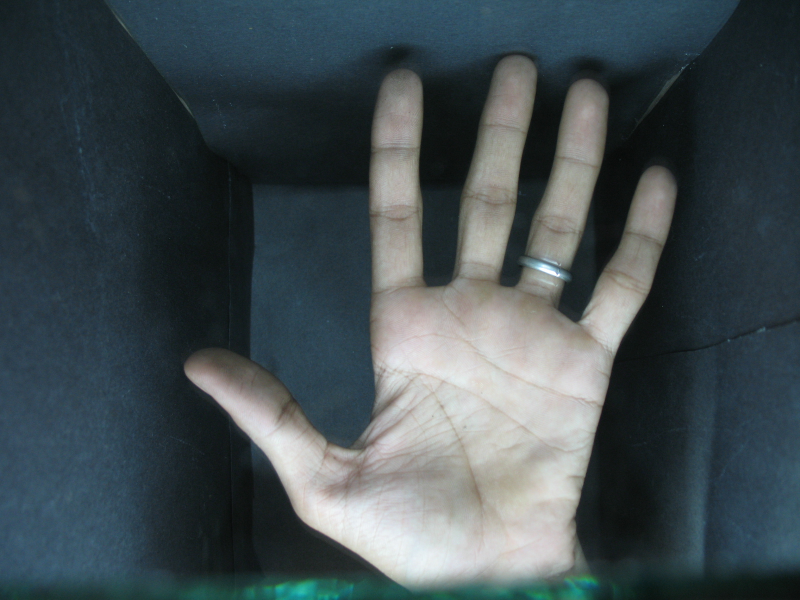
#> input picture hand/hand.JPG, 1600 x 1200 px (shown at 1/2 size)
$ python cv_tkinter4.py   (Python 2 division)
#> lines starting #> are read from the running program, lines starting #| are printed output that depends on the picture
import numpy as np
import cv2
import Tkinter
import Image, ImageTk

# Load an color image
img = cv2.imread('hand.JPG')
#> img is the input picture: shape (1200, 1600, 3); mean B, G, R 82.1, 78.1, 66.8
height,width=img.shape[:2]
#> height = 1200; width = 1600
print height,width
#| 1200 1600
ratio=float(700)/height
#> ratio = 0.583
img=cv2.resize(img,(int(ratio*width),int(ratio*height)))
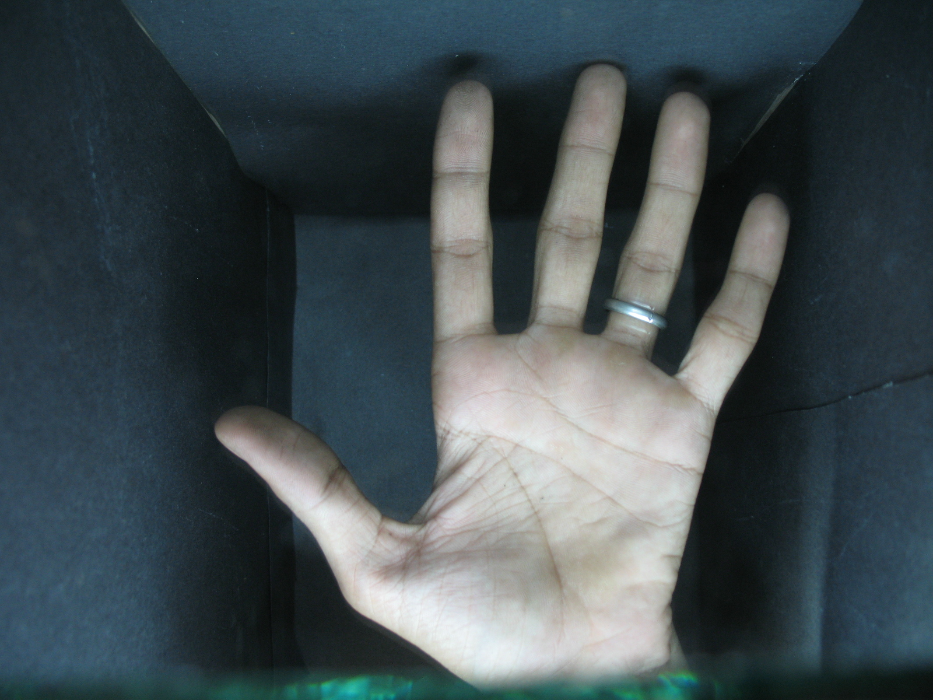
#> img: shape (700, 933, 3); mean B, G, R 82, 78, 66.7
#Rearrang the color channel
b,g,r = cv2.split(img)
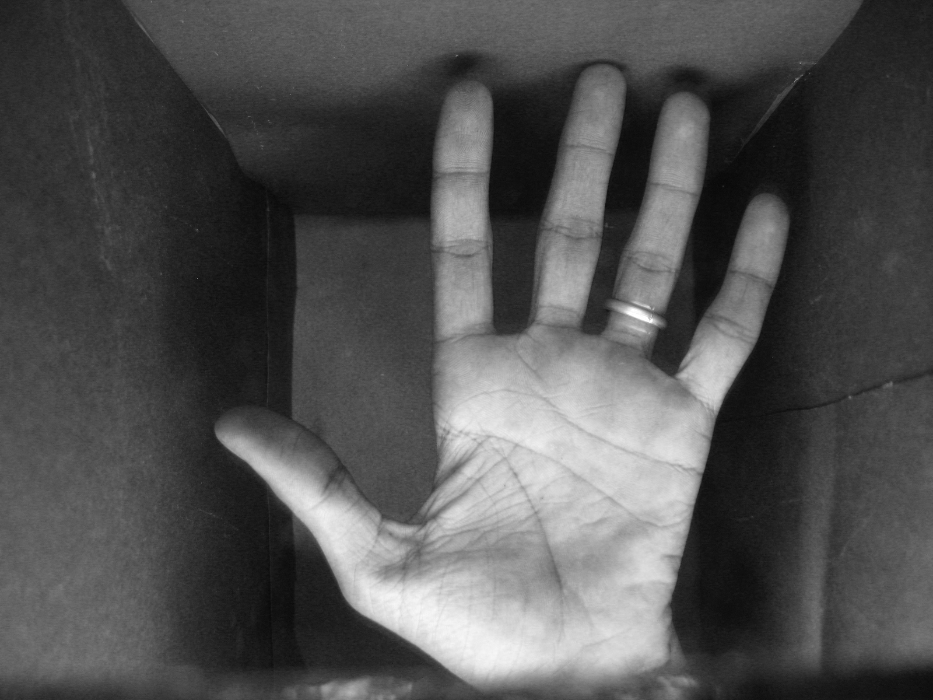
#> b: shape (700, 933); min 8, max 255, mean 82
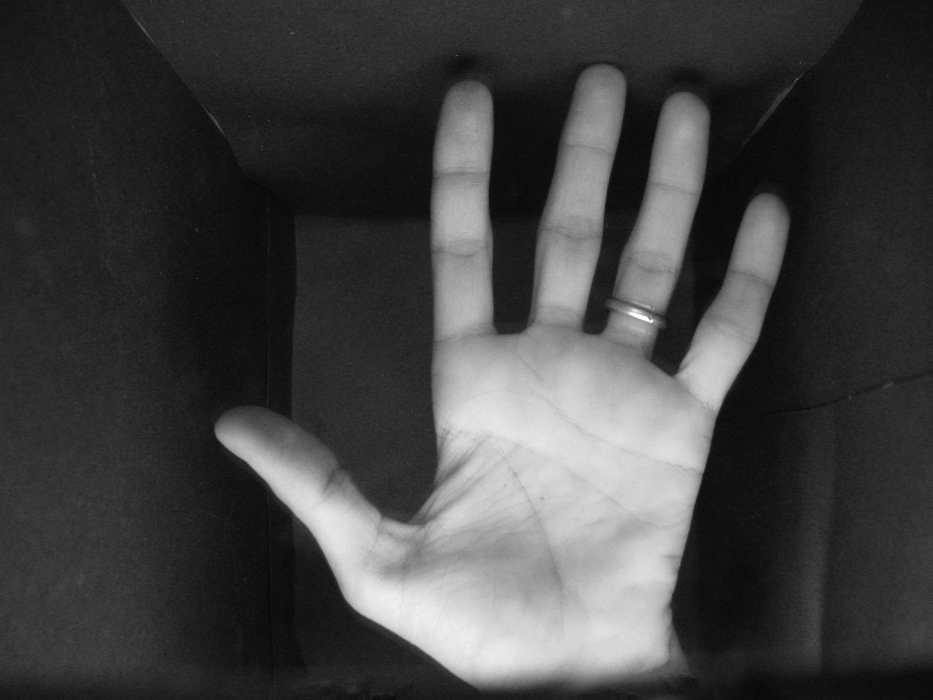
#> r: shape (700, 933); min 5, max 255, mean 66.7
img = cv2.merge((r,g,b))

# A root window for displaying objects
root = Tkinter.Tk()

# Convert the Image object into a TkPhoto object
im = Image.fromarray(img)
#> (the run stopped early here; a loop or call above may not have finished)

$ run again, with hand/001_1.JPG copied over hand/hand.JPG
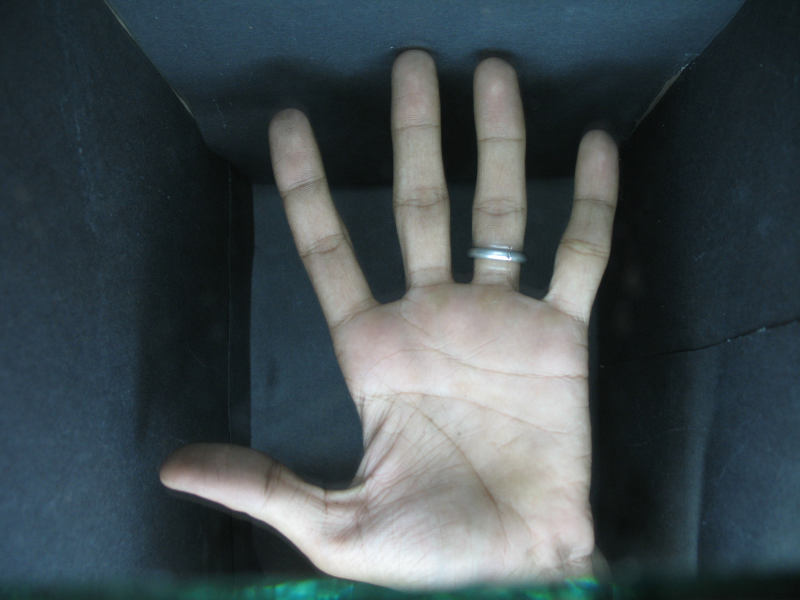
#> input picture hand/001_1.JPG, 1600 x 1200 px (shown at 1/2 size)
#> img is the input picture: shape (1200, 1600, 3); mean B, G, R 80.6, 76.7, 65.9
#| 1200 1600
#> `b,g,r = cv2.split(img)`:
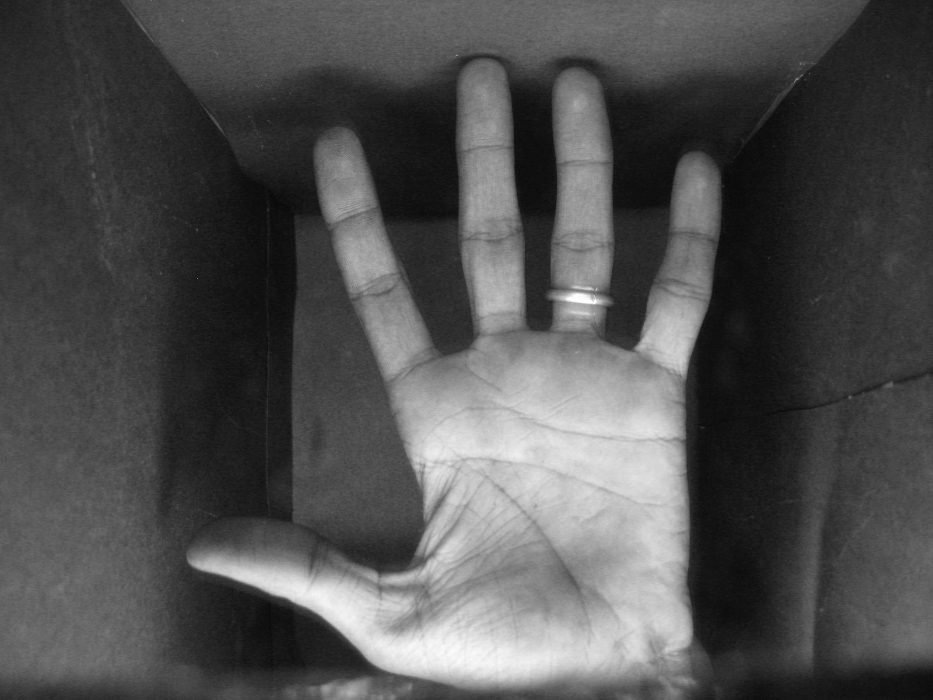
#> b: shape (700, 933); min 7, max 255, mean 80.5
#> `b,g,r = cv2.split(img)`:
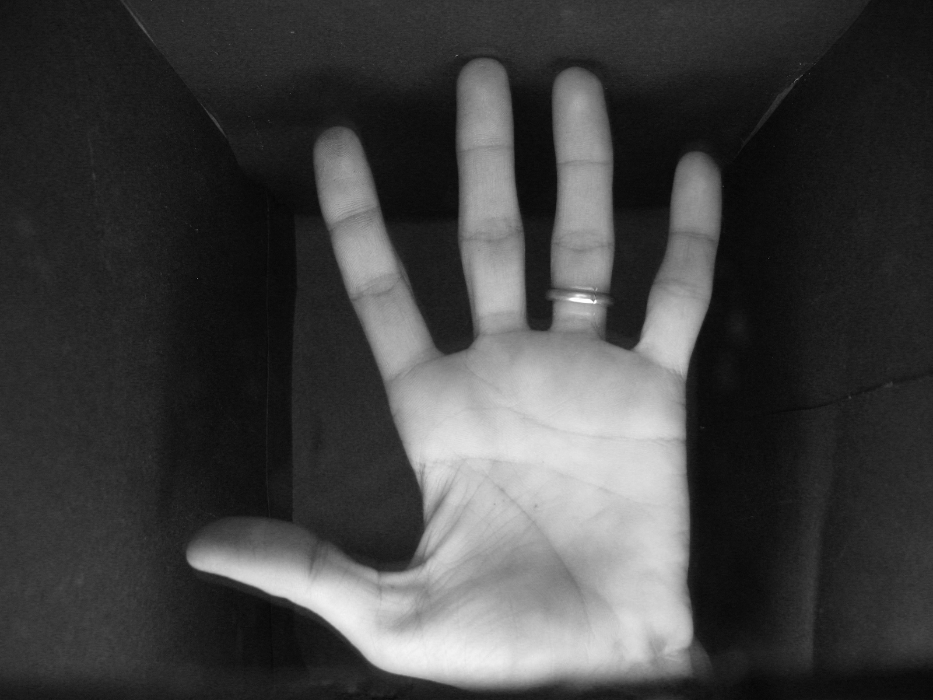
#> r: shape (700, 933); min 5, max 255, mean 65.8

$ run again, with hand/001_4.JPG copied over hand/hand.JPG
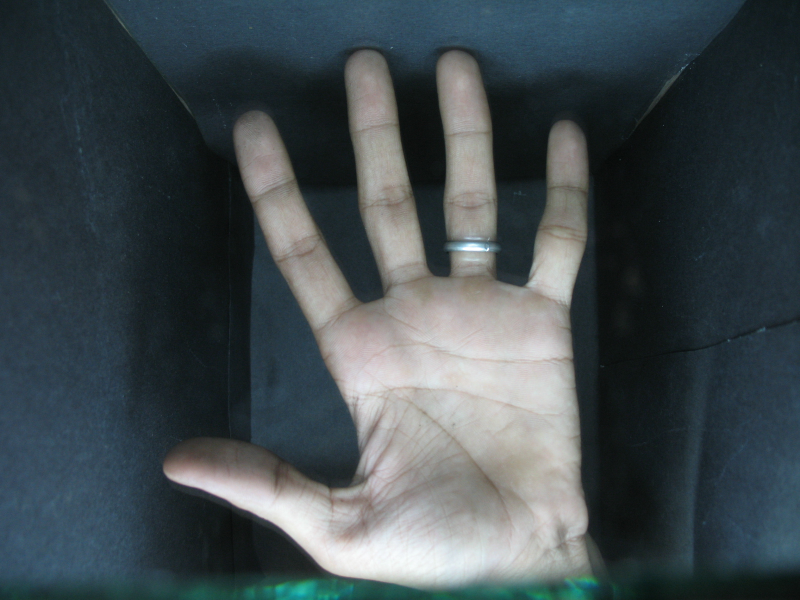
#> input picture hand/001_4.JPG, 1600 x 1200 px (shown at 1/2 size)
#> img is the input picture: shape (1200, 1600, 3); mean B, G, R 80.1, 76.2, 66.2
#| 1200 1600
#> `b,g,r = cv2.split(img)`:
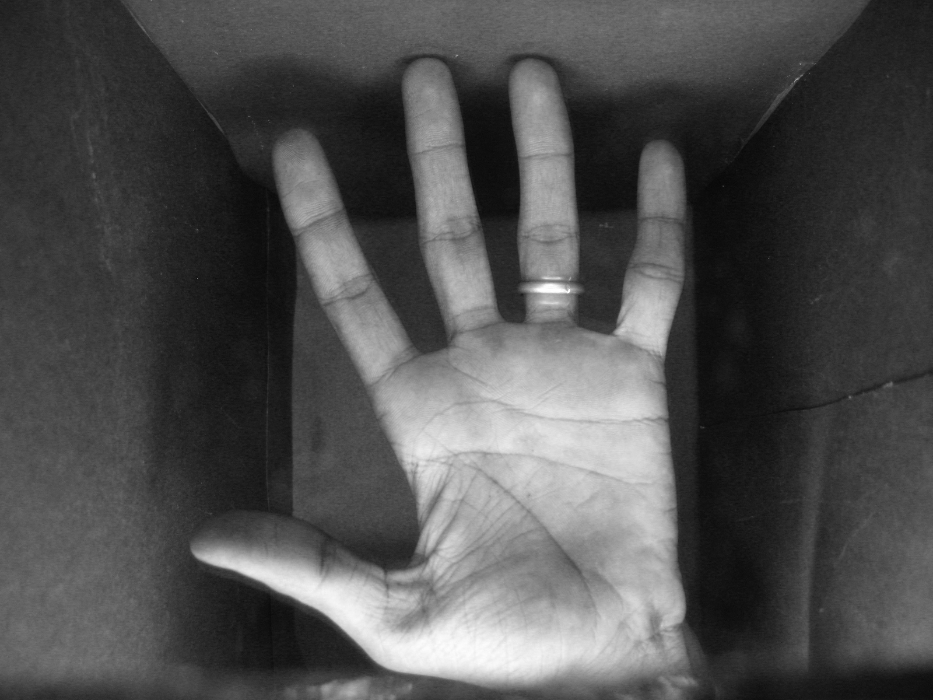
#> b: shape (700, 933); min 7, max 255, mean 80
#> `b,g,r = cv2.split(img)`:
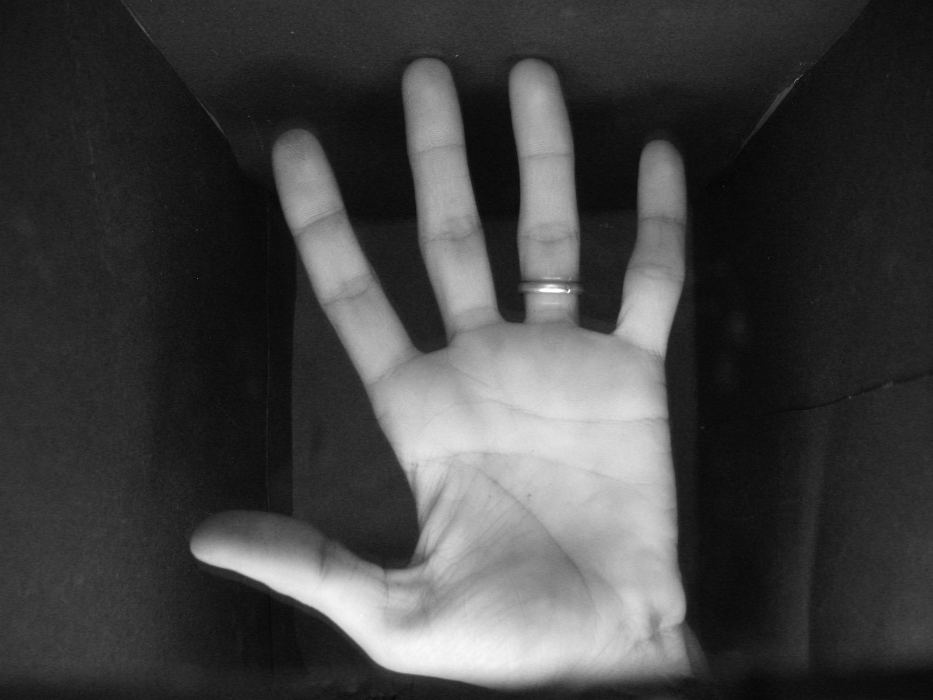
#> r: shape (700, 933); min 4, max 255, mean 66.1
